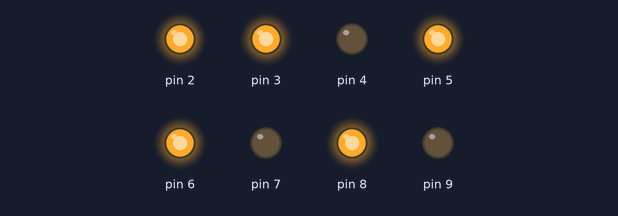
Recording of a sketch running on a simulated Arduino Uno, built with avr-gcc and run on an emulated ATmega328P. Shown: output pins drawn as LEDs (lit = HIGH).

Above: at 4.5 s.
At 13.5 s:
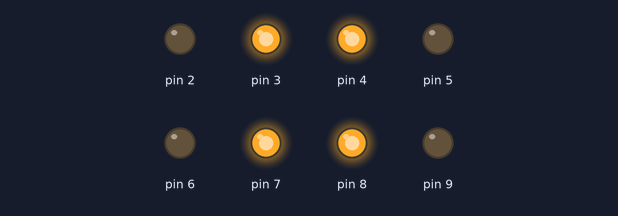
At 22.5 s:
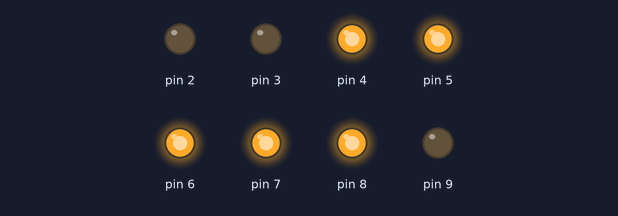
At 29.5 s:
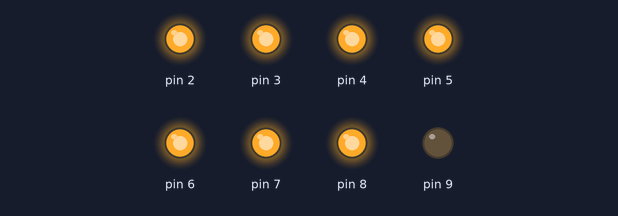
Timing chart, 0 to 36.8 s (numbered marks = the images above):
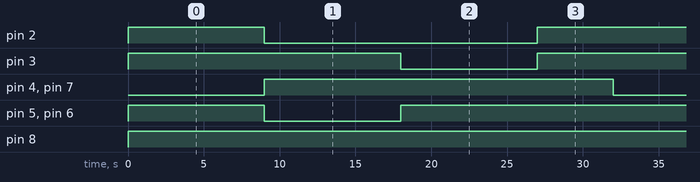

Measured:
- by itself, pin 2: repeats every 32.0 s: LOW 18.0 s, HIGH 14.0 s
- by itself, pin 3, pin 5, pin 6: repeats every 32.0 s: LOW 9.0 s, HIGH 23.0 s
- by itself, pin 4, pin 7: alternates HIGH for 23.0 s and LOW for 9.0 s
- by itself, pin 8: LOW → HIGH at 0.00 s

The sketch:

PrintingEvenNumbersInArduino.ino
```cpp
void setup() {
  pinMode(2,OUTPUT);
  pinMode(3,OUTPUT);
  pinMode(4,OUTPUT);
  pinMode(5,OUTPUT);
  pinMode(6,OUTPUT);
  pinMode(7,OUTPUT);
  pinMode(8,OUTPUT);
  pinMode(9,OUTPUT);

}

void loop() {
  // put your main code here, to run repeatedly:
  for(int i = 2 ; i <= 9 ; i++ )
  {
     if(i/2==1)
     {
       digitalWrite(2,HIGH);
       digitalWrite(3,HIGH);
       digitalWrite(4,LOW);
       digitalWrite(5,HIGH);
       digitalWrite(6,HIGH);
       digitalWrite(7,LOW);
       digitalWrite(8,HIGH);
     }
     delay(1000);
     if(i/2==2)
     {
       digitalWrite(2,LOW);
       digitalWrite(3,HIGH);
       digitalWrite(4,HIGH);
       digitalWrite(5,LOW);
       digitalWrite(6,LOW);
       digitalWrite(7,HIGH);
       digitalWrite(8,HIGH);
     }
     delay(1000);
     if(i/2==3)
     {
       digitalWrite(2,LOW);
       digitalWrite(3,LOW);
       digitalWrite(4,HIGH);
       digitalWrite(5,HIGH);
       digitalWrite(6,HIGH);
       digitalWrite(7,HIGH);
       digitalWrite(8,HIGH);
     }
     delay(1000);
     if(i/2==4)
     {
       digitalWrite(2,HIGH);
       digitalWrite(3,HIGH);
       digitalWrite(4,HIGH);
       digitalWrite(5,HIGH);
       digitalWrite(6,HIGH);
       digitalWrite(7,HIGH);
       digitalWrite(8,HIGH);
     }
     delay(1000);
  }

}
```
